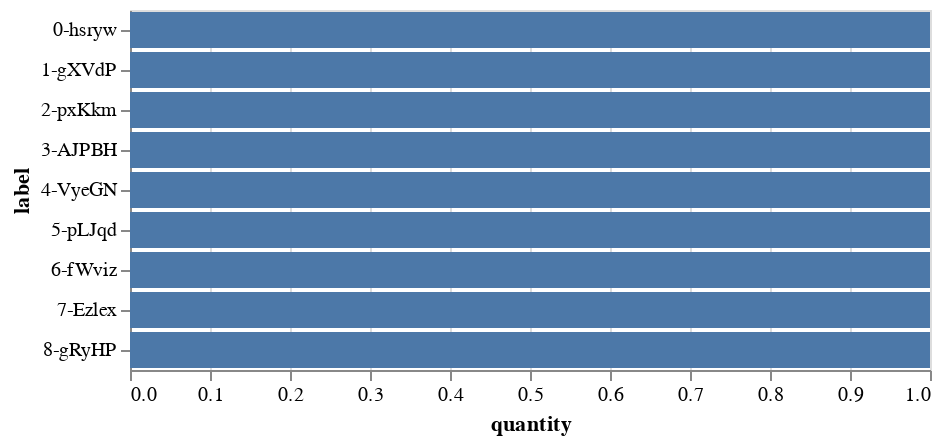

Write notebook code for a chart like this one.
### Code cell
cm.chart_me(df, ['stringy_key', 'floaties_key'])[0]

### Figure 1 — Vega-Lite specification as saved in the notebook (floating-point values rounded to 4 significant figures)
{"config": {"view": {"continuousWidth": 400, "continuousHeight": 300}}, "data": {"name": "data-8df7c747bc2928e54a6df6a031ff9c00"}, "mark": "bar", "encoding": {"x": {"field": "quantity", "type": "quantitative"}, "y": {"field": "label", "type": "ordinal"}}, "$schema": "https://vega.github.io/schema/vega-lite/v4.17.0.json", "datasets": {"data-8df7c747bc2928e54a6df6a031ff9c00": [{"integers": 1, "floaties": 0.6291, "floaties2": 0.1266, "floaties_key": 0, "stringy_key": "hsryw", "integer_bools": true, "stringer": "rabbit", "datie_dates": "2020-01-01T00:00:00", "quantity": 1, "label": "0-hsryw"}, {"integers": 2, "floaties": 0.715, "floaties2": 0.1544, "floaties_key": 1, "stringy_key": "gXVdP", "integer_bools": true, "stringer": "leopard", "datie_dates": "2021-02-03T00:00:00", "quantity": 1, "label": "1-gXVdP"}, {"integers": 3, "floaties": 0.2594, "floaties2": 0.6533, "floaties_key": 2, "stringy_key": "pxKkm", "integer_bools": true, "stringer": "rabbit", "datie_dates": "2021-04-03T00:00:00", "quantity": 1, "label": "2-pxKkm"}, {"integers": 1, "floaties": 0.3852, "floaties2": 0.2582, "floaties_key": 3, "stringy_key": "AJPBH", "integer_bools": false, "stringer": "rabbit", "datie_dates": "2020-01-01T00:00:00", "quantity": 1, "label": "3-AJPBH"}, {"integers": 2, "floaties": 0.7619, "floaties2": 0.8429, "floaties_key": 4, "stringy_key": "VyeGN", "integer_bools": false, "stringer": "leopard", "datie_dates": "2021-02-03T00:00:00", "quantity": 1, "label": "4-VyeGN"}, {"integers": 3, "floaties": 0.2791, "floaties2": 0.5477, "floaties_key": 5, "stringy_key": "pLJqd", "integer_bools": true, "stringer": "rabbit", "datie_dates": "2021-04-03T00:00:00", "quantity": 1, "label": "5-pLJqd"}, {"integers": 1, "floaties": 0.3237, "floaties2": 0.03358, "floaties_key": 6, "stringy_key": "fWviz", "integer_bools": true, "stringer": "rabbit", "datie_dates": "2020-01-01T00:00:00", "quantity": 1, "label": "6-fWviz"}, {"integers": 2, "floaties": 0.7984, "floaties2": 0.8605, "floaties_key": 7, "stringy_key": "Ezlex", "integer_bools": false, "stringer": "leopard", "datie_dates": "2021-02-03T00:00:00", "quantity": 1, "label": "7-Ezlex"}, {"integers": 3, "floaties": 0.348, "floaties2": 0.6456, "floaties_key": 8, "stringy_key": "gRyHP", "integer_bools": false, "stringer": "rabbit", "datie_dates": "2021-04-03T00:00:00", "quantity": 1, "label": "8-gRyHP"}]}}
